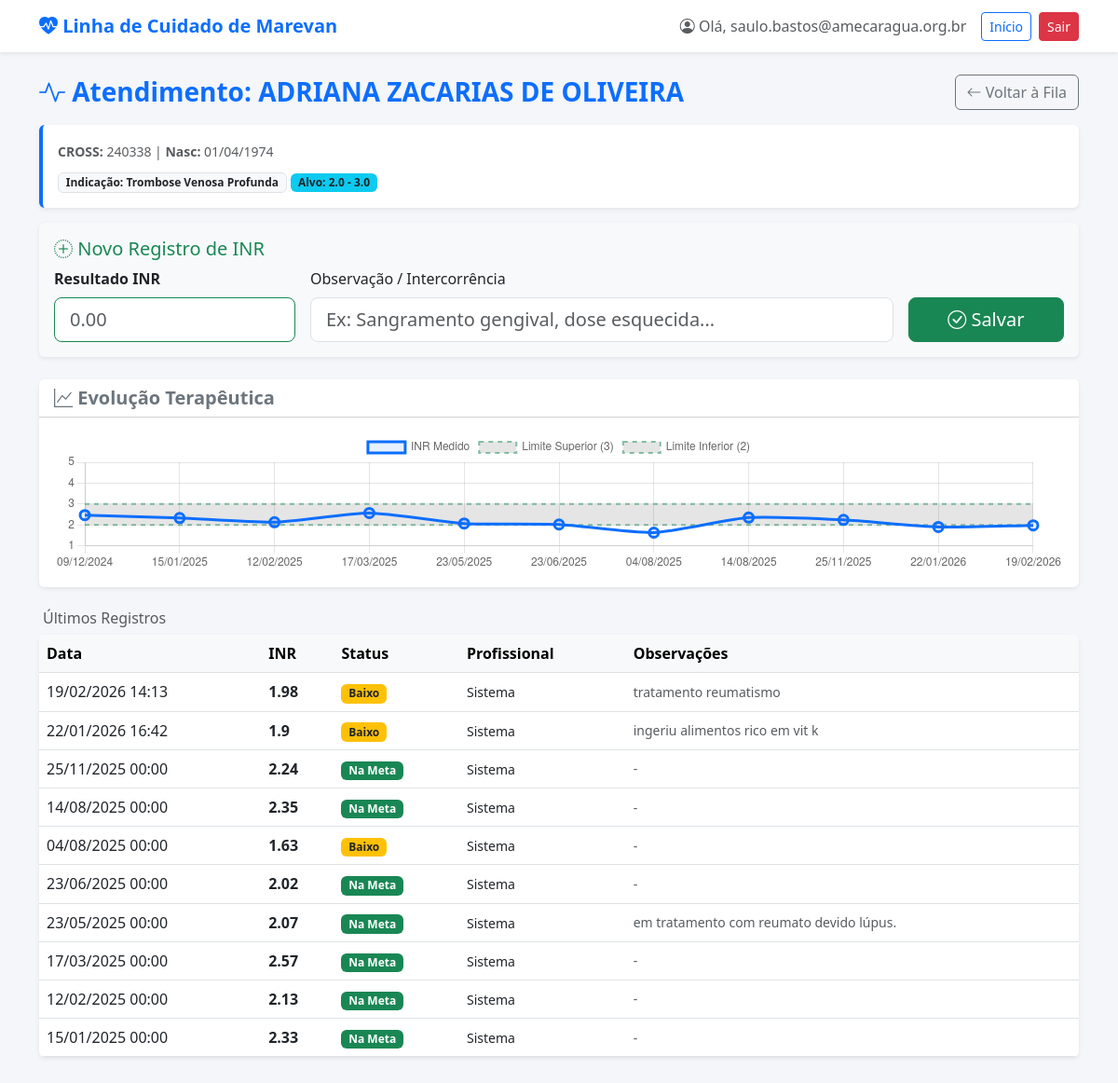
/atendimento/?id=22 (signed in), run on an earlier commit of the app's database.
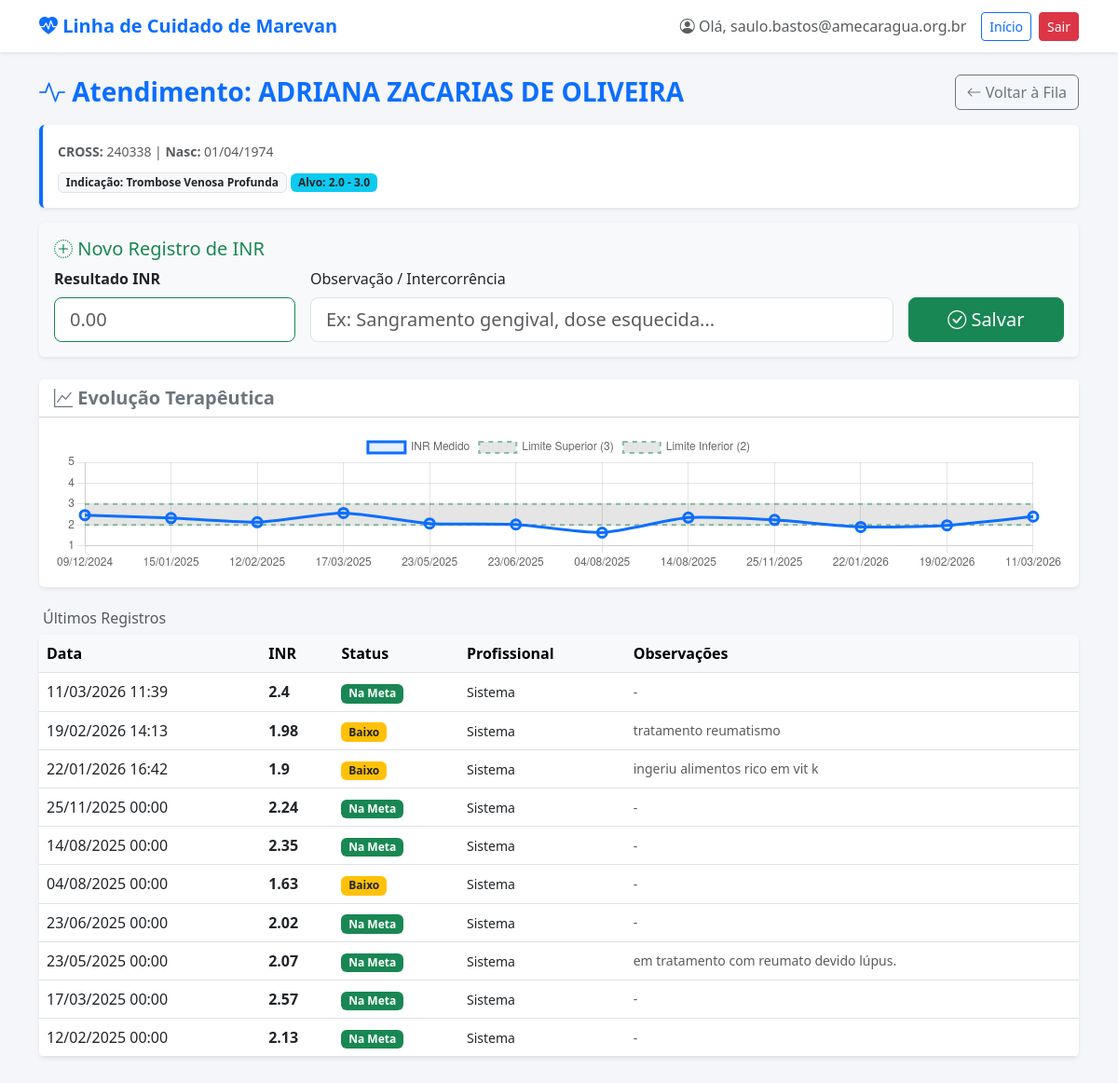
And on a later commit of the database.
### core/models.py (models this page shows, shortened)
class Medicao(models.Model):
    paciente = models.ForeignKey(Paciente, on_delete=models.CASCADE, related_name='medicoes')
    usuario = models.ForeignKey(Usuario, on_delete=models.SET_NULL, null=True, blank=True,
                                verbose_name="Profissional Responsável")
    valor_inr = models.FloatField()
    data_medicao = models.DateTimeField(default=timezone.now)
    intercorrencia = models.BooleanField(default=False)
    intercorrencia_txt = models.TextField(max_length=500, null=True, blank=True)
    class Meta:
        ordering = ['-data_medicao']

class Usuario(AbstractUser):
    mudar_senha = models.BooleanField(default=False, verbose_name="Forçar Troca de Senha")
    email_verificado = models.BooleanField(default=False, verbose_name="Email Verificado")
    TIPO_PROFISSIONAL_CHOICES = [
        ('MED', 'Médico'),
        ('ENF', 'Enfermeiro'),
        ('FAR', 'Farmacêutico'),
        ('ADM', 'Administrativo'),
    ]
    TIPO_REGISTRO_CHOICES = [('CRM', 'CRM'), ('COREN', 'COREN'), ('CRF', 'CRF')]
    tipo_profissional = models.CharField(max_length=3, choices=TIPO_PROFISSIONAL_CHOICES, null=True, blank=True)
    tipo_registro = models.CharField(max_length=10, choices=TIPO_REGISTRO_CHOICES, null=True, blank=True)
    registro_profissional = models.CharField(max_length=20, null=True, blank=True)
    drt = models.CharField(max_length=20, null=True, blank=True, verbose_name="DRT / Matrícula")

### core/views.py (the view)
# urls.py: path('atendimento/', views.atendimento, name='atendimento'),
@login_required
@health_team
def atendimento(request):
    paciente_id = request.GET.get('id')
    if paciente_id:
        paciente = get_object_or_404(Paciente, id=paciente_id)
        medicoes = paciente.medicoes.all().order_by('-data_medicao')
        historico_tabela = medicoes[:10]
        dados_grafico = paciente.medicoes.all().order_by('data_medicao')
        grafico_labels = [m.data_medicao.strftime('%d/%m/%Y') for m in dados_grafico]
        grafico_data = [m.valor_inr for m in dados_grafico]
        meta_min, meta_max = 2.0, 3.0
        indicacao_txt = (paciente.indicacao or "").lower()
        if 'prótese' in indicacao_txt or 'mecanica' in indicacao_txt:
            meta_min, meta_max = 2.5, 3.5
        return render(request, 'atendimento.html', {
            'paciente': paciente,
            'historico': historico_tabela,
            'grafico_labels': json.dumps(grafico_labels),
            'grafico_data': json.dumps(grafico_data),
            'meta_min': meta_min,
            'meta_max': meta_max,
        })
    else:
        pacientes = Paciente.objects.filter(ativo=True).order_by('nome')
        return render(request, 'atendimento.html', {'pacientes_lista': pacientes})

### core/templates/atendimento.html (shortened to what the changed rows need)
{% extends "base.html" %}
{% block content %}
{% if paciente %}
<div class="d-flex justify-content-between align-items-center mb-3">
    <h3 class="text-primary fw-bold mb-0">
        <i class="bi bi-activity"></i> Atendimento: {{ paciente.nome }}
    </h3>
    <a href="{% url 'atendimento' %}" class="btn btn-outline-secondary">
        <i class="bi bi-arrow-left"></i> Voltar à Fila
    </a>
</div>
<div class="row">
    <div class="col-md-12">
        <div class="card shadow-sm border-0 mb-3 border-start border-4 border-primary">
            <div class="card-body">
                <div class="d-flex justify-content-between align-items-start">
                    <div>
                        <span class="text-muted small">
                            <strong>CROSS:</strong> {{ paciente.cross|default:"--" }} |
                            <strong>Nasc:</strong> {{ paciente.data_nascimento|date:"d/m/Y"|default:"--" }}
                        </span>
                        <div class="mt-2">
                            <span class="badge bg-light text-dark border">Indicação: {{ paciente.indicacao|default:'Não informada' }}</span>
                            <span class="badge bg-info text-dark">Alvo: {{ meta_min }} - {{ meta_max }}</span>
                        </div>
                    </div>
                </div>
            </div>
        </div>
        {% if paciente.ativo %}
        <div class="card shadow-sm border-0 mb-4 bg-light">
            <div class="card-body">
                <h5 class="card-title text-success"><i class="bi bi-plus-circle-dotted"></i> Novo Registro de INR</h5>
                <form action="{% url 'registrar_atendimento' %}" method="POST" class="row g-3 align-items-end">
                    <div class="col-md-3">
                        <label class="form-label fw-bold">Resultado INR</label>
                        <input type="number" step="0.01" name="inr" class="form-control form-control-lg border-success" required placeholder="0.00" autofocus>
                    </div>
                    <div class="col-md-7">
                        <label class="form-label">Observação / Intercorrência</label>
                        <input type="text" name="obs" class="form-control form-control-lg" placeholder="Ex: Sangramento gengival, dose esquecida...">
                    </div>
                    <div class="col-md-2">
                        <div class="d-grid">
                            <button type="submit" class="btn btn-success btn-lg"><i class="bi bi-check-circle"></i> Salvar</button>
                        </div>
                    </div>
                </form>
            </div>
        </div>
        {% endif %}
        <div class="card shadow-sm border-0 mb-4">
            <div class="card-header bg-white">
                <h5 class="mb-0 fw-bold text-secondary"><i class="bi bi-graph-up"></i> Evolução Terapêutica</h5>
            </div>
            <div class="card-body">
                <canvas id="graficoPaciente" style="max-height: 400px;"></canvas>
            </div>
        </div>
        <h6 class="text-muted ms-1">Últimos Registros</h6>
        <div class="table-responsive bg-white shadow-sm rounded mb-5">
            <table class="table table-hover mb-0 align-middle">
                <thead class="table-light">
                    <tr>
                        <th>Data</th>
                        <th>INR</th>
                        <th>Status</th>
                        <th>Profissional</th>
                        <th>Observações</th>
                    </tr>
                </thead>
                <tbody>
                    {% for med in historico %}
                    <tr>
                        <td>{{ med.data_medicao|date:"d/m/Y H:i" }}</td>
                        <td class="fw-bold">{{ med.valor_inr }}</td>
                        <td>
                            {% if med.valor_inr < meta_min %}
                                <span class="badge bg-warning text-dark">Baixo</span>
                            {% elif med.valor_inr > meta_max %}
                                <span class="badge bg-danger">Alto</span>
                            {% else %}
                                <span class="badge bg-success">Na Meta</span>
                            {% endif %}
                        </td>
                        <td><small>{{ med.usuario.get_short_name|default:"Sistema" }}</small></td>
                        <td class="text-muted small">{{ med.intercorrencia_txt|default:"-" }}</td>
                    </tr>
                    {% empty %}
                    <tr>
                        <td colspan="5" class="text-center py-4 text-muted">Nenhum histórico de INR disponível.</td>
                    </tr>
                    {% endfor %}
                </tbody>
            </table>
        </div>
    </div>
</div>
<script>
    document.addEventListener('DOMContentLoaded', function() {
        const ctx = document.getElementById('graficoPaciente').getContext('2d');
        const labels = {{ grafico_labels|safe }};
        const dataInr = {{ grafico_data|safe }};
        const metaMin = {{ meta_min }};
        const metaMax = {{ meta_max }};
        const lineMin = new Array(labels.length).fill(metaMin);
        const lineMax = new Array(labels.length).fill(metaMax);
        new Chart(ctx, {
            type: 'line',
            data: {
                labels: labels,
                datasets: [
                    {
                        label: 'INR Medido',
                        data: dataInr,
                        borderColor: '#0d6efd',
                        backgroundColor: 'rgba(13, 110, 253, 0.1)',
                        borderWidth: 3,
                        pointRadius: 5,
                        pointHoverRadius: 7,
                        tension: 0.2,
                        fill: false
                    },
                    {
                        label: 'Limite Superior (' + metaMax + ')',
                        data: lineMax,
                        borderColor: 'rgba(25, 135, 84, 0.5)',
                        borderWidth: 2,
                        borderDash: [5, 5],
                        pointRadius: 0,
                        fill: false
                    },
                    {
                        label: 'Limite Inferior (' + metaMin + ')',
                        data: lineMin,
                        borderColor: 'rgba(25, 135, 84, 0.5)',
                        borderWidth: 2,
                        borderDash: [5, 5],
                        pointRadius: 0,
                        fill: { target: '-1', above: 'rgba(25, 135, 84, 0.05)' }
                    }
                ]
            },
            options: {
                responsive: true,
                maintainAspectRatio: false,
                scales: { y: { beginAtZero: false, suggestedMin: 1.0, suggestedMax: 5.0 } }
            }
        });
    });
</script>
{% endif %}
{% endblock %}

What changed in the data, as far as the page shows it:
no longer on this page (row unchanged): Medicao: data_medicao "15/01/2025 00:00", valor_inr "2.33", shows "Na Meta", usuario.get_short_name "Sistema", intercorrencia_txt "-"
added Medicao: data_medicao "11/03/2026 11:39", valor_inr "2.4", shows "Na Meta", usuario.get_short_name "Sistema", intercorrencia_txt "-"
Also different on the page:
chart data {{ grafico_labels|safe }}: ["09/12/2024", "15/01/2025", "12/02/2025", "17/03/2025", "23/05/2025", "23/06/2025", "04/08/2025", "14/08/2025", "25/11/2025", "22/01/2026", "19/02/2026"] → ["09/12/2024", "15/01/2025", "12/02/2025", "17/03/2025", "23/05/2025", "23/06/2025", "04/08/2025", "14/08/2025", "25/11/2025", "22/01/2026", "19/02/2026", "11/03/2026"]
chart data {{ grafico_data|safe }}: [2.47, 2.33, 2.13, 2.57, 2.07, 2.02, 1.63, 2.35, 2.24, 1.9, 1.98] → [2.47, 2.33, 2.13, 2.57, 2.07, 2.02, 1.63, 2.35, 2.24, 1.9, 1.98, 2.4]
